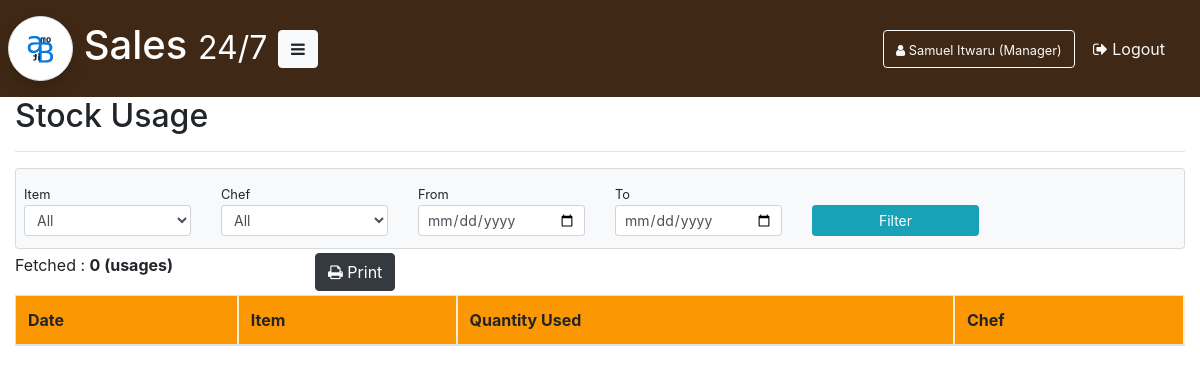
Before: /kitchen-stock-usage/ (signed in) with the older database file.
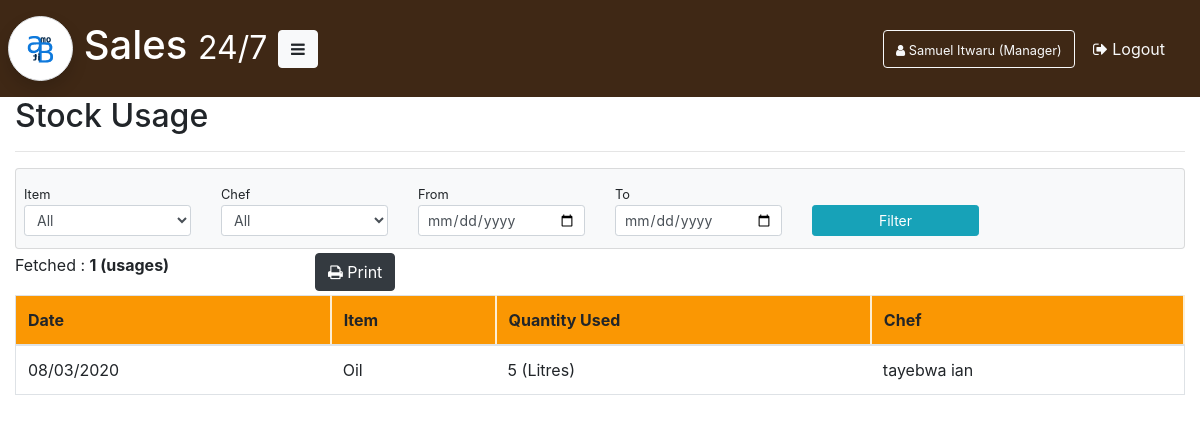
After: the same page with the newer database file.
### Application/database/model.py (models this page shows, shortened)
class KitchenStockUsage(Base):
    __tablename__ = "kitchen_stock_usage"
    id = Column(Integer, primary_key=True)
    date = Column(DateTime, default=datetime.now())
    stock_name = Column(String)
    quantity = Column(Integer)
    unit = Column(String)
    chef_name = Column(String)
    chef_id = Column(Integer, ForeignKey("chef.id"))
    kitchen_stock_id = Column(Integer, ForeignKey("kitchen_stock.id"))
    def read(self):
        return session.query(self).order_by(desc("date")).all()

### Application/blueprints/KitchenStockUsage/kitchen_stock_usage.py (the view)
@kitchen_stock_usage.route("/")
@login_required
def get_kitchen_stock_usages():
    kitchen_stock_usages = KitchenStockUsage.read(KitchenStockUsage)
    chefs = Chef.read(Chef)
    kitchen_items = KitchenStock.read(KitchenStock)
    if current_user.manager:
        return render_template("manager/kitchen-stock-usage.html", mod=module, usages=kitchen_stock_usages, chefs=chefs, kitchen_items=kitchen_items)
    elif current_user.chef:
        return render_template("chef/kitchen-stock-usage.html", mod=module, usages=kitchen_stock_usages, chefs=chefs, kitchen_items=kitchen_items)

### Application/__init__.py (called while the page is built)
@login_manager.user_loader
def load_user(user_id):
    return session.query(User).filter_by(id=user_id).first()

### Application/database/model.py (called while the page is built)
    def read(self):
        return session.query(self).all()

    def read(self):
        return session.query(self).all()

### Application/templates/manager/kitchen-stock-usage.html (shortened to what this page needs)
{% extends 'manager/manager-base.html' %}
{% block content %}
<h2>Stock Usage</h2>
<hr>
<form class="bg-light card p-2" method="GET" action="{{ url_for('kitchen_stock_usage.filter') }}">
	<div class="row py-1">
		<div class="col-md-2">
			<small>Item</small>
			<select class="form-control form-control-sm" name="item">
				<option value="">All</option>
			</select>
		</div>
		<div class="col-md-2">
			<small>Chef</small>
			<select class="form-control form-control-sm" name="chef">
				<option value="">All</option>
			</select>
		</div>
		<div class="col-md-2">
			<small>From</small>
			<input type="date" name="from" {% if today %} value="{{today.strftime('%Y-%m-%d')}}" {% endif %} class="form-control form-control-sm" />
		</div>
		<div class="col-md-2">
			<small>To</small>
			<input type="date" name="to" {% if tomorrow %} value="{{tomorrow.strftime('%Y-%m-%d')}}" {% endif %} class="form-control form-control-sm" />
		</div>
		<div class="col-md-2" style="top: 30;">
			<br>
			<button type="submit" class="btn btn-block btn-sm btn-info">Filter</button>
		</div>
	</div>
</form>
<div class="row py-1">
	<div class="col-md-3">
		<label>Fetched : </label> <strong>{{ usages | length}} (usages)</strong>
	</div>
	<div class="col-md-3">
		<button class="btn btn-dark" onclick="printDiv('usages', false)"><span class="fa fa-print"></span> Print</button>
	</div>
</div>
<div class="row">
	<div class="col-md-12" id="purchases">
		<table class="table table-responsive-sm table-hover border">
			<thead>
			    <tr>
			    	<th scope="col">Date</th>
			    	<th scope="col">Item</th>
			    	<th scope="col">Quantity Used</th>
			    	<th scope="col">Chef</th>
			    </tr>
			  </thead>
			  <tbody>
			  	{% for usage in usages %}
			  		<tr scope="row" style="cursor: pointer;">
			  			<td>{{ usage.date.strftime('%d/%m/%Y') }}</td>
			  			<td>{{ usage.stock_name }}</td>
			  			<td>{{ usage.quantity }} ({{ usage.unit }})</td>
			  			<td>{{ usage.chef_name }}</td>
			  		</tr>
			  	{% endfor %}
			  </tbody>
		</table>
	</div>
</div>
{% endblock %}

Changed rows visible on the page:
added KitchenStockUsage: date "08/03/2020", stock_name "Oil", quantity "5", unit "Litres", chef_name "tayebwa ian"
Other visible differences:
{{ usages | length }}: "0" → "1"
